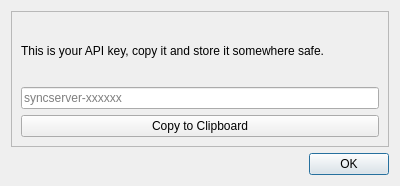
<?xml version="1.0" encoding="UTF-8"?>
<ui version="4.0">
 <class>CreateAPIKeySuccess</class>
 <widget class="QDialog" name="CreateAPIKeySuccess">
  <property name="geometry">
   <rect>
    <x>0</x>
    <y>0</y>
    <width>400</width>
    <height>186</height>
   </rect>
  </property>
  <property name="windowTitle">
   <string>syncServer - Client</string>
  </property>
  <layout class="QVBoxLayout" name="verticalLayout">
   <item>
    <widget class="QFrame" name="mainDialogFrame">
     <property name="frameShape">
      <enum>QFrame::Shape::StyledPanel</enum>
     </property>
     <property name="frameShadow">
      <enum>QFrame::Shadow::Raised</enum>
     </property>
     <layout class="QVBoxLayout" name="verticalLayout_2">
      <item>
       <layout class="QVBoxLayout" name="mainDialogLayout">
        <item>
         <widget class="QLabel" name="keyLabel">
          <property name="sizePolicy">
           <sizepolicy hsizetype="Preferred" vsizetype="Minimum">
            <horstretch>0</horstretch>
            <verstretch>0</verstretch>
           </sizepolicy>
          </property>
          <property name="text">
           <string>This is your API key, copy it and store it somewhere safe.</string>
          </property>
         </widget>
        </item>
        <item>
         <widget class="QLineEdit" name="keyLineEdit">
          <property name="readOnly">
           <bool>true</bool>
          </property>
          <property name="placeholderText">
           <string>syncserver-xxxxxx</string>
          </property>
         </widget>
        </item>
       </layout>
      </item>
      <item>
       <layout class="QHBoxLayout" name="copyLayout">
        <item>
         <widget class="QPushButton" name="copyToClipboardButton">
          <property name="sizePolicy">
           <sizepolicy hsizetype="Minimum" vsizetype="Maximum">
            <horstretch>0</horstretch>
            <verstretch>0</verstretch>
           </sizepolicy>
          </property>
          <property name="text">
           <string>Copy to Clipboard</string>
          </property>
          <property name="icon">
           <iconset theme="QIcon::ThemeIcon::EditCopy"/>
          </property>
         </widget>
        </item>
       </layout>
      </item>
     </layout>
    </widget>
   </item>
   <item>
    <widget class="QDialogButtonBox" name="dialogButtonBox">
     <property name="standardButtons">
      <set>QDialogButtonBox::StandardButton::Ok</set>
     </property>
    </widget>
   </item>
  </layout>
 </widget>
 <resources/>
 <connections>
  <connection>
   <sender>dialogButtonBox</sender>
   <signal>accepted()</signal>
   <receiver>CreateAPIKeySuccess</receiver>
   <slot>accept()</slot>
   <hints>
    <hint type="sourcelabel">
     <x>266</x>
     <y>161</y>
    </hint>
    <hint type="destinationlabel">
     <x>5</x>
     <y>30</y>
    </hint>
   </hints>
  </connection>
  <connection>
   <sender>dialogButtonBox</sender>
   <signal>rejected()</signal>
   <receiver>CreateAPIKeySuccess</receiver>
   <slot>reject()</slot>
   <hints>
    <hint type="sourcelabel">
     <x>206</x>
     <y>161</y>
    </hint>
    <hint type="destinationlabel">
     <x>6</x>
     <y>65</y>
    </hint>
   </hints>
  </connection>
 </connections>
</ui>
